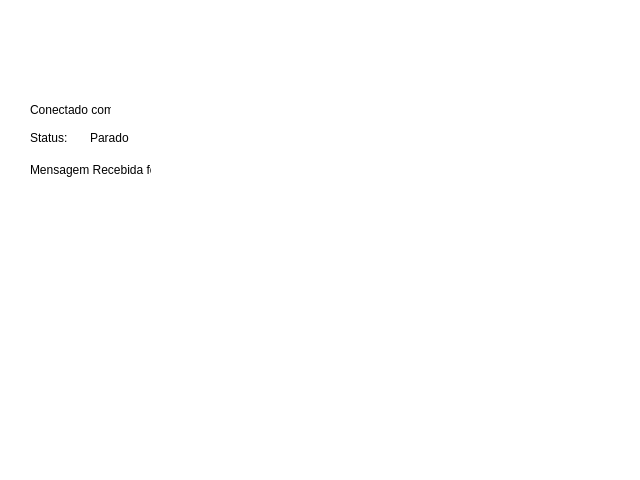
<?xml version="1.0" encoding="UTF-8"?>
<ui version="4.0">
 <class>MainWindow</class>
 <widget class="QMainWindow" name="MainWindow">
  <property name="geometry">
   <rect>
    <x>0</x>
    <y>0</y>
    <width>640</width>
    <height>480</height>
   </rect>
  </property>
  <property name="windowTitle">
   <string>MainWindow</string>
  </property>
  <property name="styleSheet">
   <string notr="true">background-color: rgb(255, 255, 255);</string>
  </property>
  <widget class="QWidget" name="centralwidget">
   <widget class="QLabel" name="label">
    <property name="geometry">
     <rect>
      <x>110</x>
      <y>100</y>
      <width>311</width>
      <height>16</height>
     </rect>
    </property>
    <property name="text">
     <string/>
    </property>
   </widget>
   <widget class="QLabel" name="label_2">
    <property name="geometry">
     <rect>
      <x>30</x>
      <y>100</y>
      <width>81</width>
      <height>20</height>
     </rect>
    </property>
    <property name="text">
     <string>Conectado com:</string>
    </property>
   </widget>
   <widget class="QLabel" name="label_3">
    <property name="geometry">
     <rect>
      <x>30</x>
      <y>160</y>
      <width>121</width>
      <height>20</height>
     </rect>
    </property>
    <property name="text">
     <string>Mensagem Recebida foi:</string>
    </property>
   </widget>
   <widget class="QLabel" name="label_4">
    <property name="geometry">
     <rect>
      <x>170</x>
      <y>160</y>
      <width>281</width>
      <height>21</height>
     </rect>
    </property>
    <property name="text">
     <string/>
    </property>
   </widget>
   <widget class="QLabel" name="label_5">
    <property name="geometry">
     <rect>
      <x>30</x>
      <y>130</y>
      <width>47</width>
      <height>16</height>
     </rect>
    </property>
    <property name="text">
     <string>Status:</string>
    </property>
   </widget>
   <widget class="QLabel" name="label_6">
    <property name="geometry">
     <rect>
      <x>90</x>
      <y>130</y>
      <width>291</width>
      <height>16</height>
     </rect>
    </property>
    <property name="text">
     <string>Parado</string>
    </property>
   </widget>
  </widget>
  <widget class="QStatusBar" name="statusbar"/>
 </widget>
 <resources/>
 <connections/>
</ui>
